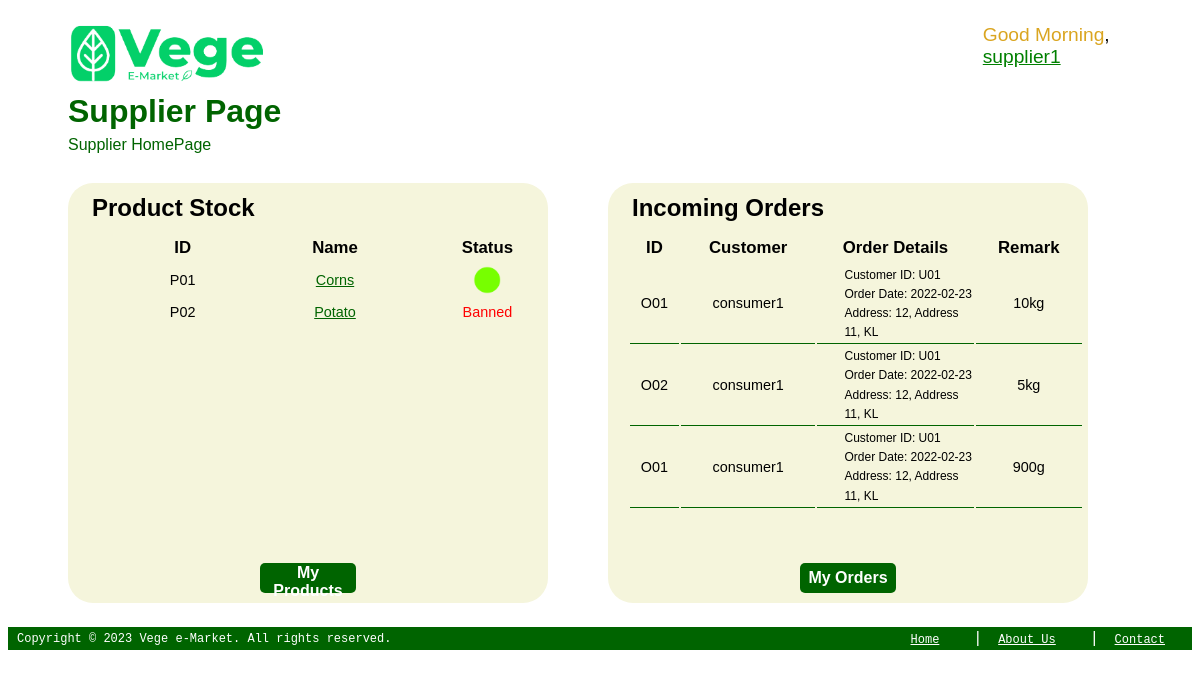
The app's page /supplier/index.php (signed in) with its own data.
### tables this page shows
CREATE TABLE IF NOT EXISTS `products` (
  `productID` varchar(100) NOT NULL,
  `productName` varchar(100) NOT NULL,
  `priceLabel` float(255,2) NOT NULL,
  `availabilityStatus` varchar(100) NOT NULL,
  `description` text NOT NULL,
  `location` varchar(255) NOT NULL,
  `addDate` date NOT NULL,
  `unit` varchar(10) NOT NULL,
  `category` varchar(100) NOT NULL,
  `imgPath` varchar(255) NOT NULL,
  `userID` varchar(100) NOT NULL,
  PRIMARY KEY (`productID`),
  KEY `userID` (`userID`)
);

CREATE TABLE IF NOT EXISTS `orders` (
  `orderID` varchar(100) NOT NULL,
  `orderDate` date NOT NULL,
  `address` text NOT NULL,
  `paymentMethod` varchar(100) NOT NULL,
  `userID` varchar(100) NOT NULL,
  PRIMARY KEY (`orderID`),
  KEY `userID` (`userID`)
);

CREATE TABLE IF NOT EXISTS `users` (
  `userID` varchar(100) NOT NULL,
  `userName` varchar(100) NOT NULL,
  `gender` varchar(10) NOT NULL,
  `email` varchar(100) NOT NULL,
  `phone` varchar(100) NOT NULL,
  `birthday` date NOT NULL,
  `password` varchar(100) NOT NULL,
  `role` varchar(10) NOT NULL,
  `accStatus` varchar(255) DEFAULT 'active',
  PRIMARY KEY (`userID`)
);

CREATE TABLE IF NOT EXISTS `orders_products` (
  `orderID` varchar(100) NOT NULL,
  `productID` varchar(100) NOT NULL,
  `agreedPrice` float NOT NULL,
  `remark` varchar(255) NOT NULL,
  `status` varchar(255) NOT NULL,
  PRIMARY KEY (`orderID`,`productID`),
  KEY `productID` (`productID`)
);

### modules/config.php (called while the page is built, shortened)
<?php
    if (isset($_SESSION['role'])){
        $user_id=$_SESSION['user_id'];
    }else{
        $role='';
    }
?>

### supplier/index.php (the view, shortened to what this page needs)
<?php
    require '../modules/config.php';
    include '../includes/header.php';
    $product_list = mysqli_query($conn, "SELECT * FROM products");
    if ($product_list){
        $product_list_length = mysqli_num_rows($product_list);
    }
    $order_list = mysqli_query($conn, "SELECT * FROM orders");
    if ($order_list){
        $order_list_length = mysqli_num_rows($order_list);
    }
?>
<!DOCTYPE html>
<html lang="en">
<head>
    <link rel="stylesheet" href="../styles/title.css">
</head>
<body>
    <div>
        <h1 id="title">Supplier Page</h1>
        <p id="title">Supplier HomePage</p>
        <br>
        <div class="product_stock" id="card">
            <h3 class="card_title" style="text-align: left;">Product Stock</h3>
            <table class="product_table">
                <thead>
                    <tr>
                        <th>ID</th>
                        <th class = "product_name">Name</th>
                        <th class = "product_status">Status</th>
                    </tr>
                </thead>
                <tbody>
                    <?php
                        if ($product_list_length){
                            $product_sql = "SELECT products.productID, products.productName, products.availabilityStatus
                                    FROM products WHERE products.availabilityStatus != 'deleted' AND products.userID='$user_id'
                                    ORDER BY productID ASC";
                            $products = mysqli_query($conn,$product_sql);
                            while($product_status = mysqli_fetch_array($products)) {
                                $id = $product_status['productID'];
                                echo "<tr><td>".$product_status['productID']."</td>";
                                echo "<td class='product_name'>"."<a href='../public/product.php?id=$id' style='color:darkgreen;'>".$product_status['productName']."</a></td>";
                                if ($product_status['availabilityStatus']=="available"){
                                    echo "<td>"."<img src= '../images/available_status.png' height='28'"."</td>";
                                }
                                else if ($product_status['availabilityStatus']=="out of stock") {
                                    echo "<td class='product_status'>"."<img src= '../images/outofstock_status.png' height='24'"."</td>";
                                }
                                else if ($product_status['availabilityStatus']=="banned") {
                                    echo "<td>".'<span style ="color: red;">Banned</span>';
                                }
                                echo "</tr>";
                            }
                        }else{
                            echo "<br><p>No product advertised</p>";
                        }
                    ?>
                </tbody>
            </table>
            <div class="button">
                <button class="product-button" onclick="window.location.href='../supplier/myproducts.php';" title="My Products Page">My Products</button>
            </div>
            <br>
        </div>
    </div>
    <div class="incoming_orders" id="card">
        <h3 class="card_title" style="text-align: left;">Incoming Orders</h3>
        <table class="orders_table">
            <thead>
                <tr>
                    <th>ID</th>
                    <th>Customer</th>
                    <th class = 'order_details'>Order Details</th>
                    <th>Remark</th>
                </tr>
            </thead>
            <tbody>
                <?php
                    if ($order_list_length){
                        $order_sql = "SELECT orders.orderID, users.userID, users.userName, orders.orderDate, orders.address, orders_products.remark
                                      FROM orders
                                      INNER JOIN orders_products ON orders.orderID=orders_products.orderID
                                      INNER JOIN users ON orders.userID = users.userID
                                      INNER JOIN products ON products.productID=orders_products.productID
                                      WHERE products.userID='$user_id'
                                      ORDER BY orders.orderDate DESC";
                        $orders = mysqli_query($conn, $order_sql);
                        while($order_info=mysqli_fetch_array($orders)) {
                            echo "<tr><td>".$order_info['orderID']."</td>";
                            echo "<td>".$order_info['userName']."</td>";
                            echo "<td id='order_details_td'>Customer ID: ".$order_info['userID']."<br>Order Date: ".$order_info['orderDate']."<br>Address: ".$order_info['address']."</td>";
                            echo "<td>".$order_info['remark']."</td>";
                            echo "</tr>";
                        }
                    }
                ?>
            </tbody>
        </table>
        <div class="button">
                <button class="product-button" onclick="window.location.href='../supplier/myorders.php';" title="My Orders Page">My Orders</button>
        </div>
    </div>
</body>
</html>
<?php include '../includes/footer.php';?>

### styles/title.css (style rules this page uses)
#title { margin-left: 5vw; line-height:50%; clear: both; font-family: 'Franklin Gothic Medium', 'Arial Narrow', Arial, sans-serif; color: darkgreen; }

### supplier/index.php (style rules this page uses)
#card { align-self: center; float: left; background-color: beige; width: 40vw; border-radius: 25px; margin-left: 5vw; margin-bottom: 2vw; display: flex; flex-direction: column; }
.card_title { font-size: max(14px, max(2vw, 12px)); line-height: 1px; font-family: Arial, Helvetica, sans-serif; margin-left: 2vw; }
.button { display: flex; justify-content: center; align-items: center; margin-top: 10px; }
button.product-button { position: absolute; bottom: 10px; background-color: darkgreen; font-size: 1em; font-weight: bolder; color: white; border: none; width: 20%; height: 30px; border-radius: 5px; }
.product_name { width: 60%; }
.product_status { width: 20%; }
table.product_table { margin-left: 75px; max-width: 80%; line-height: 1.6; font-family:'Gill Sans', 'Gill Sans MT', Calibri, 'Trebuchet MS', sans-serif; }
table.product_table th { text-align: center; font-size: 1.4vw; }
table.product_table td { text-align: center; font-size: 1.2vw; line-height: 2; }
table.orders_table { max-width: 95%; margin-left: 20px; line-height: 1.6; font-family:'Gill Sans', 'Gill Sans MT', Calibri, 'Trebuchet MS', sans-serif; }
table.orders_table th { text-align: center; font-size: 1.4vw; }
table.orders_table td { border-bottom: 1px solid darkgreen; text-align: center; font-size: 1.2vw; }
#order_details_td { font-size: 1vw; text-align: left; padding-left: 6%; }
.order_details { width: 35%; }
div.product_stock, div.incoming_orders { position: relative; max-height: 35vw; height: 100%; overflow: auto; }

### records on screen
products: productID "P01", productName "Corns"
products: productID "P02", productName "Potato", availabilityStatus "Banned"
orders: orderID "O01", userID.userName "consumer1", userID.userID "U01", orderDate "2022-02-23", address "12, Address 11, KL", orders_products.remark "10kg", orders_products.remark "900g"
orders: orderID "O02", userID.userName "consumer1", userID.userID "U01", orderDate "2022-02-23", address "12, Address 11, KL", orders_products.remark "5kg"

### other values on screen
$username "supplier1"
